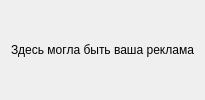
<?xml version="1.0" encoding="UTF-8"?>
<ui version="4.0">
 <class>Dialog</class>
 <widget class="QDialog" name="Dialog">
  <property name="geometry">
   <rect>
    <x>0</x>
    <y>0</y>
    <width>100</width>
    <height>100</height>
   </rect>
  </property>
  <property name="windowTitle">
   <string>1616</string>
  </property>
  <layout class="QVBoxLayout" name="verticalLayout_2">
   <item>
    <widget class="QLabel" name="label">
     <property name="text">
      <string>Здесь могла быть ваша реклама</string>
     </property>
    </widget>
   </item>
  </layout>
 </widget>
 <resources/>
 <connections/>
</ui>
